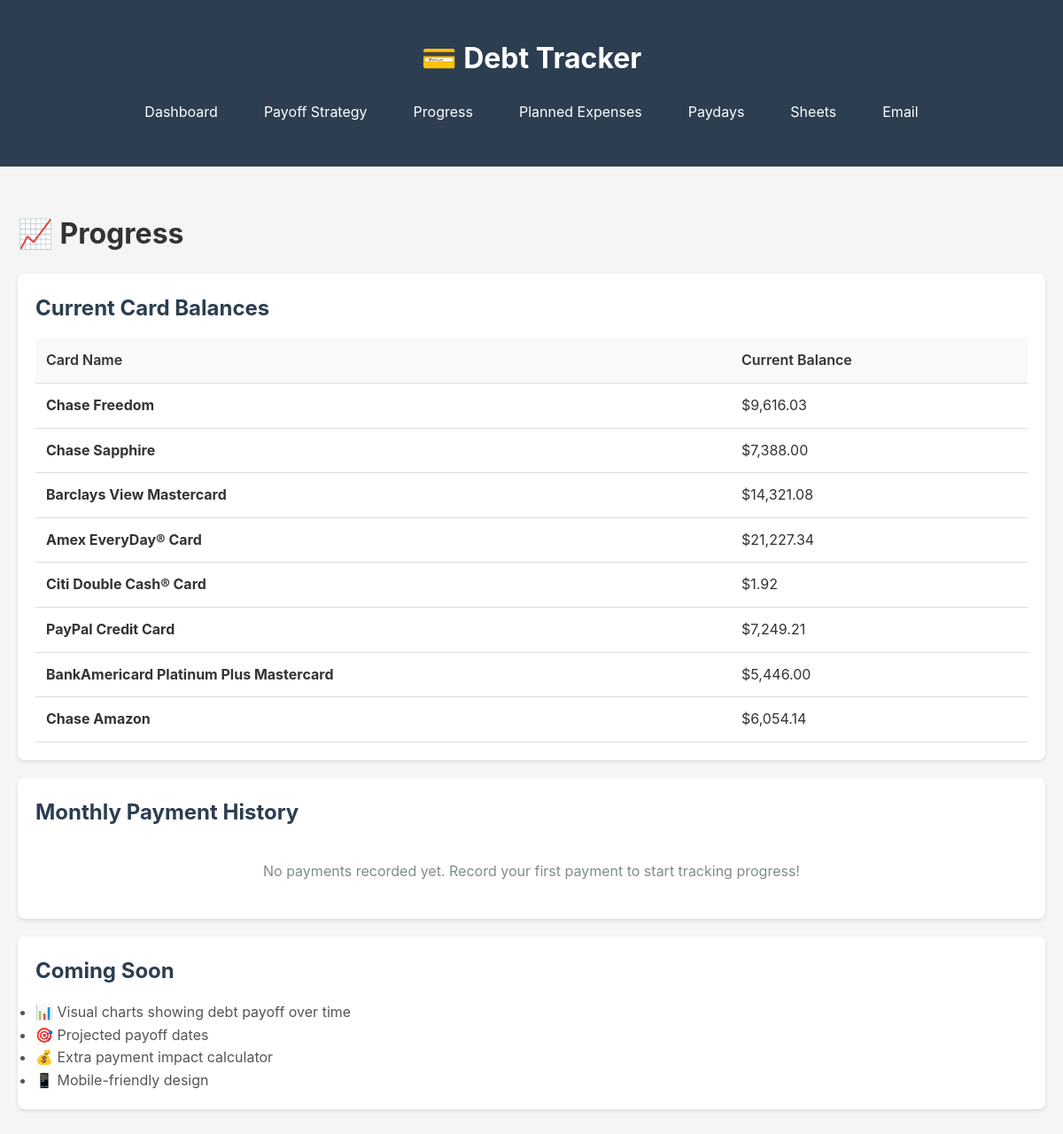
The app's page /progress (signed in), older data.
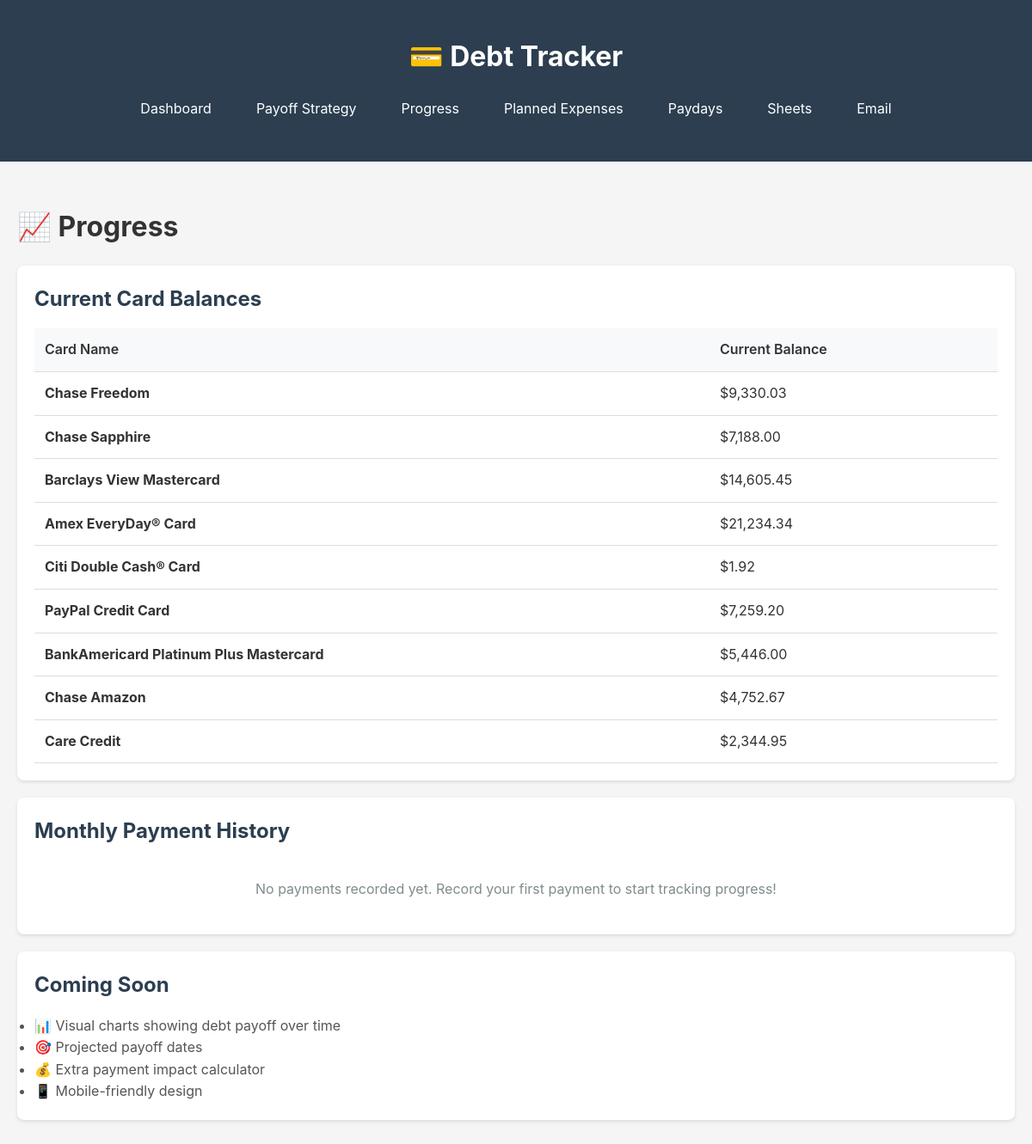
The same page, newer data.
### tables this page shows
CREATE TABLE cards (
            id INTEGER PRIMARY KEY AUTOINCREMENT,
            name TEXT NOT NULL,
            balance REAL NOT NULL,
            interest_rate REAL NOT NULL,
            minimum_payment REAL NOT NULL,
            created_at TIMESTAMP DEFAULT CURRENT_TIMESTAMP
        , due_day INTEGER DEFAULT 1, alert_threshold REAL DEFAULT 0, plaid_item_id TEXT, plaid_access_token TEXT, last_synced TIMESTAMP, credit_limit REAL, next_payment REAL DEFAULT 0, payment_type TEXT DEFAULT 'minimum');

### app.py (the view)
@app.route('/progress')
@login_required
def progress():
    conn = get_db()
    cursor = conn.cursor()
    cursor.execute('''
        SELECT strftime('%Y-%m', date) as month, SUM(amount) as total
        FROM payments
        GROUP BY strftime('%Y-%m', date)
        ORDER BY month DESC
        LIMIT 12
    ''')
    monthly_payments = cursor.fetchall()
    cursor.execute('SELECT name, balance FROM cards')
    cards = cursor.fetchall()
    conn.close()
    return render_template('progress.html', monthly_payments=monthly_payments, cards=cards)
    return render_template('progress.html', monthly_payments=monthly_payments, cards=cards)

### app.py (called while the page is built)
def login_required(f):
    from functools import wraps
    @wraps(f)
    def decorated_function(*args, **kwargs):
        if 'logged_in' not in session:
            return redirect(url_for('login'))
        return f(*args, **kwargs)
    return decorated_function

@app.template_filter('currency')
def currency_filter(value):
    if value is None:
        return "$0.00"
    try:
        return "${:,.2f}".format(float(value))
    except:
        return "$0.00"

def get_db():
    conn = sqlite3.connect(DATABASE)
    conn.row_factory = sqlite3.Row
    return conn

### templates/progress.html (shortened to what this page needs)
{% extends "base.html" %}
{% block content %}
<h1 style="margin-bottom: 20px;">📈 Progress</h1>
<div class="card">
    <h2>Current Card Balances</h2>
    {% if cards %}
    <div class="table-wrapper">
    <table>
        <thead>
            <tr>
                <th>Card Name</th>
                <th>Current Balance</th>
            </tr>
        </thead>
        <tbody>
            {% for card in cards %}
            <tr>
                <td><strong>{{ card.name }}</strong></td>
                <td>{{ card.balance|currency }}</td>
            </tr>
            {% endfor %}
        </tbody>
    </table>
    </div>
    {% else %}
    <p style="color: #7f8c8d; text-align: center; padding: 20px;">
        No cards added yet.
    </p>
    {% endif %}
</div>
<div class="card">
    <h2>Monthly Payment History</h2>
    {% if monthly_payments %}
    <div class="table-wrapper">
    <table>
        <thead>
            <tr>
                <th>Month</th>
                <th>Total Paid</th>
            </tr>
        </thead>
        <tbody>
            {% for month in monthly_payments %}
            <tr>
                <td>{{ month.month }}</td>
                <td style="color: #27ae60;">{{ month.total|currency }}</td>
            </tr>
            {% endfor %}
        </tbody>
    </table>
    </div>
    {% else %}
    <p style="color: #7f8c8d; text-align: center; padding: 20px;">
        No payments recorded yet. Record your first payment to start tracking progress!
    </p>
    {% endif %}
</div>
<div class="card">
    <h2>Coming Soon</h2>
    <ul style="color: #555;">
        <li>📊 Visual charts showing debt payoff over time</li>
        <li>🎯 Projected payoff dates</li>
        <li>💰 Extra payment impact calculator</li>
        <li>📱 Mobile-friendly design</li>
    </ul>
</div>
{% endblock %}

Row changes from the older to the newer data that the page shows:
changed cards "Chase Freedom": balance "$9,616.03" → "$9,330.03"
changed cards "Chase Sapphire": balance "$7,388.00" → "$7,188.00"
changed cards "Barclays View Mastercard": balance "$14,321.08" → "$14,605.45"
changed cards "Amex EveryDay® Card": balance "$21,227.34" → "$21,234.34"
changed cards "PayPal Credit Card": balance "$7,249.21" → "$7,259.20"
changed cards "Chase Amazon": balance "$6,054.14" → "$4,752.67"
added cards: name "Care Credit", balance "$2,344.95"
